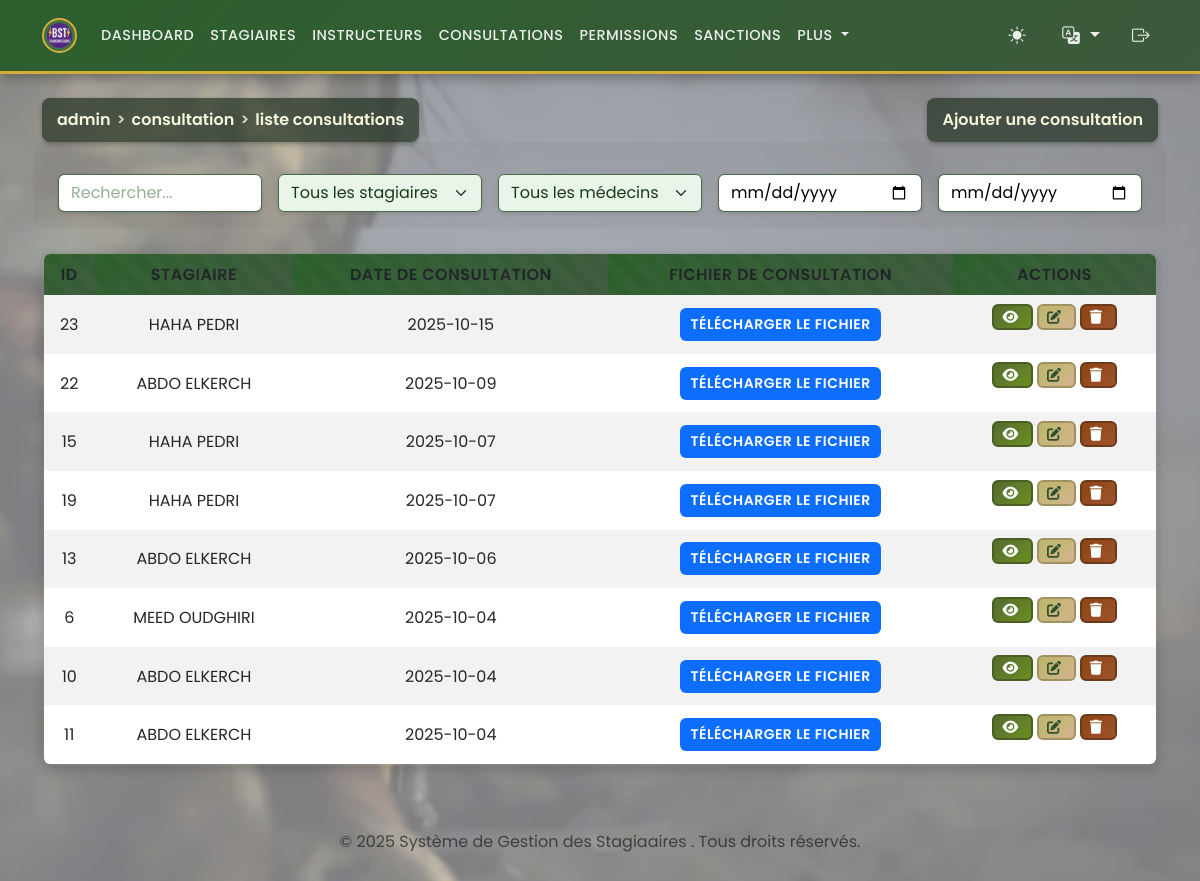
/admin/manage_consultations.php (signed in), run on the app's committed database.
### tables this page shows
CREATE TABLE `consultations` (
  `id` int(11) NOT NULL,
  `id_stagiaire` int(11) NOT NULL,
  `id_docteur` int(11) NOT NULL,
  `date_consultation` date NOT NULL,
  `diagnostic` text DEFAULT NULL,
  `traitement` text DEFAULT NULL,
  `remarques` text DEFAULT NULL,
  `file` varchar(255) DEFAULT NULL
);

CREATE TABLE `stagiaires` (
  `id` int(11) NOT NULL,
  `matricule` varchar(50) NOT NULL,
  `nom` varchar(100) NOT NULL,
  `prenom` varchar(100) NOT NULL,
  `date_naissance` date DEFAULT NULL,
  `adresse` text DEFAULT NULL,
  `telephone` varchar(20) DEFAULT NULL,
  `email` varchar(100) DEFAULT NULL,
  `groupe_sanguin` enum('A+','A-','B+','B-','AB+','AB-','O+','O-') DEFAULT NULL,
  `photo` varchar(255) DEFAULT NULL,
  `grade` enum('Lieutenant','Sous-Lieutenant','Adjudant Chef','Adjudant','Sergent Chef','Sergent','Caporal Chef','Caporal','2 eme Classe','1er Classe') DEFAULT NULL,
  `date_inscription` date DEFAULT curdate(),
  `id_stage` int(11) NOT NULL,
  `id_specialite` int(11) NOT NULL
);

### functions.php (called while the page is built, shortened)
<?php
if (isset($_GET['lang'])) {
    $lang = $_GET['lang'];
    $_SESSION['lang'] = $lang;
} elseif (isset($_SESSION['lang'])) {
    $lang = $_SESSION['lang'];
} else {
    $lang = 'fr';
    $_SESSION['lang'] = $lang;
}
$lang_file = __DIR__ . '/lang/' . $lang . '.php';
if (file_exists($lang_file)) {
    $translations = include $lang_file;
} else {
    $translations = include __DIR__ . '/lang/fr.php';
}
?>

### admin/manage_consultations.php (the view, shortened to what this page needs)
<?php
require '../functions.php';
$sql = "SELECT c.*, s.nom AS stagiaire_nom, s.prenom AS stagiaire_prenom, u.nom AS docteur_nom, u.prenom AS docteur_prenom
        FROM consultations c
        JOIN stagiaires s ON c.id_stagiaire = s.id
        JOIN users u ON c.id_docteur = u.id
        ORDER BY c.date_consultation DESC";
$consultations = $pdo->query($sql)->fetchAll();
?>
<?php include '../templates/header.php'; ?>
<div class="d-flex justify-content-between align-items-center mb-3">
<div class="breadcrumb-header"><?php echo htmlspecialchars($translations['breadcrumb_admin']); ?> <span>></span> <?php echo htmlspecialchars($translations['breadcrumb_consultation']); ?> <span>></span> <?php echo htmlspecialchars($translations['breadcrumb_liste_consultations']); ?></div>
<button class="breadcrumb-header" data-bs-toggle="modal" data-bs-target="#addConsultationModal"><?php echo htmlspecialchars($translations['add_consultation'] ?? 'إضافة استشارة'); ?></button>
</div>
<div class="mb-3 row g-3 align-items-center">
    <div class="col">
        <input type="text" id="searchInput" class="form-control" placeholder="<?php echo htmlspecialchars($translations['search'] ?? 'ابحث...'); ?>">
    </div>
    <div class="col">
        <select id="filterStagiaire" class="form-select">
            <option value=""><?php echo htmlspecialchars($translations['all_trainees'] ?? 'كل المتدربين'); ?></option>
        </select>
    </div>
    <div class="col">
        <select id="filterDocteur" class="form-select">
            <option value=""><?php echo htmlspecialchars($translations['all_doctors'] ?? 'كل الأطباء'); ?></option>
        </select>
    </div>
    <div class="col">
        <input type="date" id="dateFrom" class="form-control" placeholder="<?php echo htmlspecialchars($translations['from_date'] ?? 'من تاريخ'); ?>">
    </div>
    <div class="col">
        <input type="date" id="dateTo" class="form-control" placeholder="<?php echo htmlspecialchars($translations['to_date'] ?? 'إلى تاريخ'); ?>">
    </div>
</div>
<table class="table table-striped table-responsive" style="border-radius: 0.5rem; overflow: hidden;">
    <thead>
        <tr>
            <th><?php echo htmlspecialchars($translations['id'] ?? 'المعرف'); ?></th>
            <th><?php echo htmlspecialchars($translations['trainee'] ?? 'المتدرب'); ?></th>
            <th><?php echo htmlspecialchars($translations['consultation_date'] ?? 'تاريخ الاستشارة'); ?></th>
            <th><?php echo htmlspecialchars($translations['consultation_file'] ?? 'ملف الاستشارة'); ?></th>
            <th><?php echo htmlspecialchars($translations['actions'] ?? 'إجراءات'); ?></th>
        </tr>
    </thead>
    <tbody id="consultationsTableBody">
        <?php foreach ($consultations as $consultation): ?>
        <tr data-stagiaire="<?php echo htmlspecialchars($consultation['stagiaire_nom'] . ' ' . $consultation['stagiaire_prenom']); ?>" data-docteur="<?php echo htmlspecialchars($consultation['docteur_nom'] . ' ' . $consultation['docteur_prenom']); ?>" data-date="<?php echo $consultation['date_consultation']; ?>">
            <td><?php echo $consultation['id']; ?></td>
            <td><?php echo htmlspecialchars($consultation['stagiaire_nom'] . ' ' . $consultation['stagiaire_prenom']); ?></td>
            <td><?php echo $consultation['date_consultation']; ?></td>
            <td>
                <?php if ($consultation['file'] != null): ?>
                <a href="../<?php echo $consultation['file']; ?>" class="btn btn-sm btn-primary"><?php echo htmlspecialchars($translations['download_file']); ?></a>
                <?php endif; ?>
            </td>
            <td>
                <a href="../view_consultation.php?id=<?php echo $consultation['id']; ?>" class="btn btn-sm btn-info"><i class="fas fa-eye"></i></a>
                <button class="btn btn-sm btn-warning" data-bs-toggle="modal" data-bs-target="#editConsultationModal<?php echo $consultation['id']; ?>"><i class="fas fa-edit"></i></button>
                <form method="post" action="../actions/delete_consultation.php" style="display:inline-block;" onsubmit="return confirm('<?php echo htmlspecialchars($translations['confirm_delete_consultation']); ?>');">
                    <button type="submit" class="btn btn-sm btn-danger"><i class="fas fa-trash"></i></button>
                </form>
            </td>
        </tr>
        <?php endforeach; ?>
    </tbody>
</table>
<?php include '../templates/footer.php'; ?>

### templates/header.php (style rules this page uses)
:root { --body-bg: #ffffff; --body-color: #000000; --military-primary: #2C5F2D; --military-secondary: #3D5A3C; --military-accent: #8B7355; --military-gold: #D4AF37; --military-dark: #1A3A1A; }
body { background-color: var(--body-bg) !important; color: var(--body-color) !important; font-family: 'Poppins', sans-serif; transition: background-color 0.3s ease; }
body::before { content: ''; position: fixed; top: 0; left: 0; width: 100%; height: 100%; background: url('/pbst_app/images/bg1.webp') no-repeat center center fixed; background-size: cover; opacity: 0.5; z-index: -1; }
input.form-control, textarea.form-control { background-color: var(--body-bg) !important; color: var(--body-color) !important; border-color: #ced4da; transition: all 0.3s ease; }
input.form-control::placeholder, textarea.form-control::placeholder { color: var(--body-color); opacity: 0.7; }
table { background: linear-gradient(135deg, rgba(76, 91, 65, 0.15) 0%, rgba(58, 73, 47, 0.10) 100%); border-radius: 12px; overflow: hidden; width: 100%; border: 2px solid var(--military-secondary); box-shadow: 0 4px 12px rgba(0, 0, 0, 0.15); position: relative; }
table::before { content: ''; position: absolute; top: 0; left: 0; right: 0; bottom: 0; background: repeating-linear-gradient( 45deg, transparent, transparent 10px, rgba(255, 255, 255, 0.02) 10px, rgba(255, 255, 255, 0.02) 20px ); pointer-events: none; border-radius: 12px; }
table th { background: linear-gradient(135deg, var(--military-primary) 0%, var(--military-secondary) 100%); color: #fff; text-align: center; vertical-align: middle; font-weight: 600; text-transform: uppercase; letter-spacing: 0.5px; border-bottom: 2px solid var(--military-gold); }
table td, table th { text-align: center; vertical-align: middle; padding: 0.75rem; border: none; }
table tbody tr { transition: all 0.3s ease; }
.btn { border-radius: 6px; font-weight: 600; text-transform: uppercase; letter-spacing: 0.5px; transition: all 0.3s ease; border: 2px solid transparent; position: relative; overflow: hidden; }
.btn::before { content: ''; position: absolute; top: 0; left: -100%; width: 100%; height: 100%; background: linear-gradient(90deg, transparent, rgba(255, 255, 255, 0.2), transparent); transition: left 0.5s; }
.btn-info { background: linear-gradient(135deg, #556B2F 0%, #6B8E23 100%); color: #fff; border-color: #4A5D23; }
.btn-warning { background: linear-gradient(135deg, #BDB76B 0%, #D2B48C 100%); color: #2F4F2F; border-color: #A09162; }
.btn-danger { background: linear-gradient(135deg, #8B4513 0%, #A0522D 100%); color: #fff; border-color: #6B3A1A; }
.btn i { font-weight: 900; margin-right: 0.25rem; }
.form-control, .form-select { background-color: #E8F5E8 !important; color: #1A3A1A !important; border: 1px solid #4A6B4A !important; border-radius: 0.375rem !important; box-shadow: 0 2px 4px rgba(0, 0, 0, 0.1) !important; font-family: 'Poppins', sans-serif !important; padding: 0.375rem 0.75rem !important; transition: all 0.3s ease !important; }
.form-control::placeholder { color: #6B8E6B !important; }
.mb-3.row.g-3.align-items-center { background: rgba(76, 91, 65, 0.05) !important; padding: 1rem !important; border-radius: 0.5rem !important; margin-bottom: 1.5rem !important; }
.breadcrumb-header { background: rgba(34, 49, 34, 0.7); color: #f5f5dc; font-weight: 600; font-family: 'Poppins', sans-serif; padding: 10px 15px; border-radius: 8px; display: flex; align-items: center; box-shadow: 0 2px 5px rgba(0, 0, 0, 0.3); cursor: pointer; border: none; outline: none; }
.breadcrumb-header span { margin: 0 6px; color: #d2d2b4; }

### data on the page
consultations: id "23", id_stagiaire.prenom "HAHA PEDRI", date_consultation "2025-10-15"
consultations: id "22", id_stagiaire.prenom "ABDO ELKERCH", date_consultation "2025-10-09"
consultations: id "15", id_stagiaire.prenom "HAHA PEDRI", date_consultation "2025-10-07"
consultations: id "19", id_stagiaire.prenom "HAHA PEDRI", date_consultation "2025-10-07"
consultations: id "13", id_stagiaire.prenom "ABDO ELKERCH", date_consultation "2025-10-06"
consultations: id "6", id_stagiaire.prenom "MEED OUDGHIRI", date_consultation "2025-10-04"
consultations: id "10", id_stagiaire.prenom "ABDO ELKERCH", date_consultation "2025-10-04"
consultations: id "11", id_stagiaire.prenom "ABDO ELKERCH", date_consultation "2025-10-04"

### other printed values
$translations['dashboard'] "DASHBOARD"
$translations['trainees'] "STAGIAIRES"
$translations['Instructeurs'] "INSTRUCTEURS"
$translations['consultations'] "CONSULTATIONS"
$translations['permissions'] "PERMISSIONS"
$translations['sanctions'] "SANCTIONS"
$translations['plus'] "PLUS"
$translations['breadcrumb_admin'] "admin"
$translations['breadcrumb_consultation'] "consultation"
$translations['breadcrumb_liste_consultations'] "liste consultations"
$translations['add_consultation'] "Ajouter une consultation"
$translations['id'] "ID"
$translations['trainee'] "STAGIAIRE"
$translations['consultation_date'] "DATE DE CONSULTATION"
$translations['consultation_file'] "FICHIER DE CONSULTATION"
